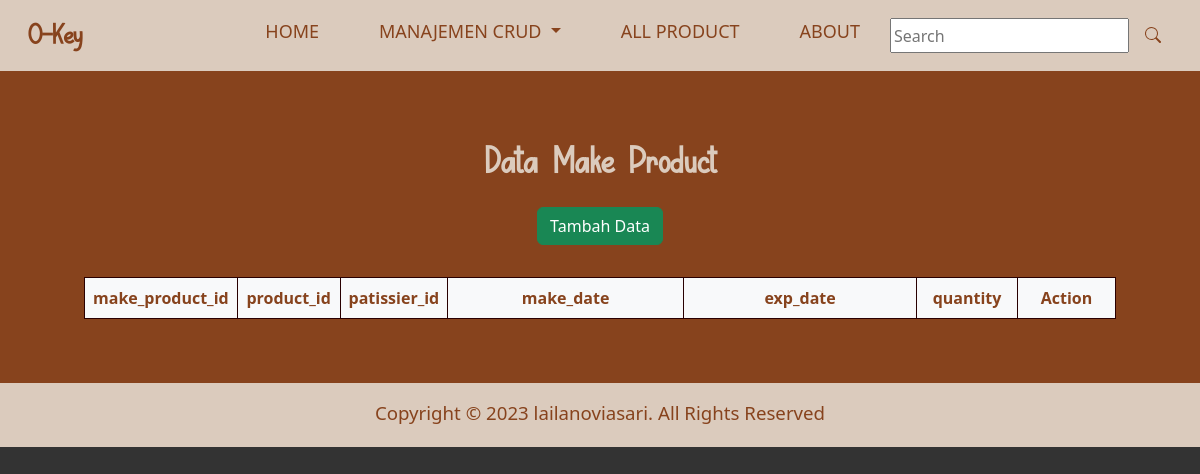
The page /pages/CRUD/make_product.php on the database as committed earlier.
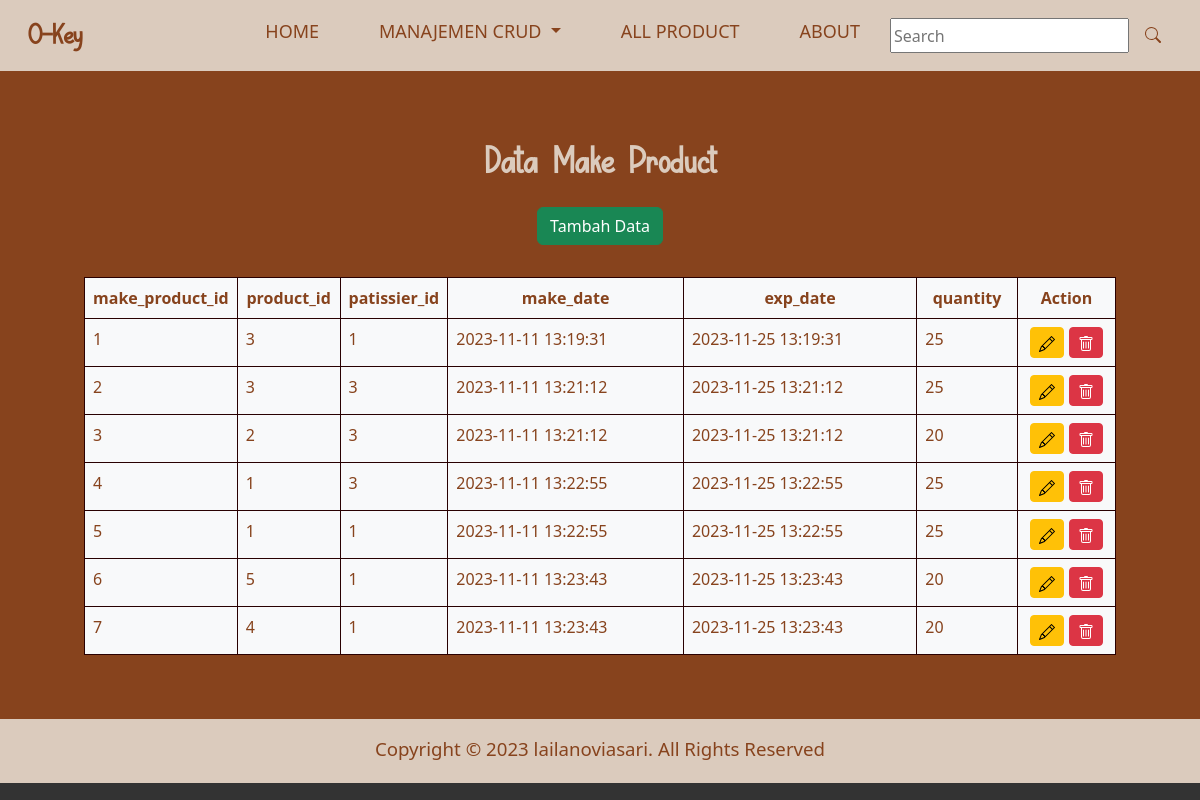
The same page on the database as committed later.
### tables this page shows
CREATE TABLE `make_product` (
  `make_product_id` int(11) NOT NULL,
  `product_id` int(11) NOT NULL,
  `patissier_id` int(11) NOT NULL,
  `make_date` datetime NOT NULL,
  `exp_date` datetime NOT NULL,
  `quantity` int(11) NOT NULL
);

### pages/CRUD/make_product.php (the view, shortened to what this page needs)
<?php
include("../../database/connection.php");
$make_product = mysqli_query($connection, "SELECT * FROM make_product");
?>
<!DOCTYPE html>
<html lang="en">
<head>
    <link href="https://cdn.jsdelivr.net/npm/bootstrap@5.2.3/dist/css/bootstrap.min.css" rel="stylesheet">
    <link href="../../assets/css/style.css" rel="stylesheet" />
</head>
<body>
    <nav class="navbar navbar-expand-lg navbar-light bg-nav px-3 sticky-top">
        <div class="container-fluid">
            <a class="navbar-brand" href="index.php">O-Key</a>
            <div class="collapse navbar-collapse" id="collapsibleNavId">
                <ul class="navbar-nav ms-auto mb-2 ">
                    <li class="nav-item active">
                        <a class="nav-link active" href="../../index.php">Home</a>
                    </li>
                    <li class="nav-item dropdown">
                        <a class="nav-link dropdown-toggle" href="#" role="button" data-bs-toggle="dropdown" aria-expanded="false">
                            Manajemen CRUD
                        </a>
                    </li>
                    <li class="nav-item">
                        <a class="nav-link" href="../all_product.php">All Product</a>
                    </li>
                    <li class="nav-item">
                        <a class="nav-link" href="../about.php">About</a>
                    </li>
                </ul>
                <form class="search d-flex" role="search">
                    <input class="form me-2" type="search" placeholder="Search" aria-label="Search">
                    <button class="btn my-2 my-sm-0 nav_search-btn" type="submit">
                    </button>
                </form>
            </div>
        </div>
    </nav>
    <section class="container-fluid bg-coklat p-5" id="tabel_data">
        <div class="my-3">
            <p class="text-second text-center">Data Make Product</p>
            <div class="text-center pb-3">
                <button type="button" class="btn btn-success" data-bs-toggle="modal" data-bs-target="#modal_add_data">Tambah Data</button>
            </div>
        </div>
        <div class="row align-items-center px-5">
            <table class="table table-bordered table-responsive bg-light">
                <thead>
                    <tr class="text-center justify-content-center">
                        <th scope="col" width="10%">make_product_id</th>
                        <th scope="col" width="10%">product_id</th>
                        <th scope="col" width="10%">patissier_id</th>
                        <th scope="col" width="25%">make_date</th>
                        <th scope="col" width="25%">exp_date</th>
                        <th scope="col" width="10%">quantity</th>
                        <th scope="col" width="10%">Action</th>
                    </tr>
                </thead>
                <tbody>
                    <?php foreach ($make_product as $key => $value) { ?>
                        <tr>
                            <td><?php echo $value['make_product_id'] ?></td>
                            <td><?php echo $value['product_id'] ?></td>
                            <td><?php echo $value['patissier_id'] ?></td>
                            <td><?php echo $value['make_date'] ?></td>
                            <td><?php echo $value['exp_date'] ?></td>
                            <td><?php echo $value['quantity'] ?></td>
                            <td class="text-center">
                                <button type="button" id="btn_edit" class="btn btn-warning btn-sm" data-bs-toggle="modal" data-bs-target="#modal_edit_data" onclick="edit_data(<?php echo $value['make_product_id'] ?>)">
                                </button>
                                <a href="delete/delete_make_product.php?id=<?php echo $value['make_product_id'] ?>" class="btn btn-danger btn-sm" onclick="return confirm('Are you sure you want to delete this item?');">
                                </a>
                            </td>
                        </tr>
                    <?php } ?>
                </tbody>
            </table>
        </div>
    </section>
    <footer class="container-fluid text-center bg-nav pt-3 pb-1">
        <div class="container">
            <p>Copyright &copy; 2023 lailanoviasari. All Rights Reserved</p>
        </div>
    </footer>
</body>
</html>

Rows that differ between the two databases and show on the page:
added make_product: make_product_id "1", product "3", patissier "1", make_date "2023-11-11 13:19:31", exp_date "2023-11-25 13:19:31", quantity "25"
added make_product: make_product_id "2", product "3", patissier "3", make_date "2023-11-11 13:21:12", exp_date "2023-11-25 13:21:12", quantity "25"
added make_product: make_product_id "3", product "2", patissier "3", make_date "2023-11-11 13:21:12", exp_date "2023-11-25 13:21:12", quantity "20"
added make_product: make_product_id "4", product "1", patissier "3", make_date "2023-11-11 13:22:55", exp_date "2023-11-25 13:22:55", quantity "25"
added make_product: make_product_id "5", product "1", patissier "1", make_date "2023-11-11 13:22:55", exp_date "2023-11-25 13:22:55", quantity "25"
added make_product: make_product_id "6", product "5", patissier "1", make_date "2023-11-11 13:23:43", exp_date "2023-11-25 13:23:43", quantity "20"
added make_product: make_product_id "7", product "4", patissier "1", make_date "2023-11-11 13:23:43", exp_date "2023-11-25 13:23:43", quantity "20"
